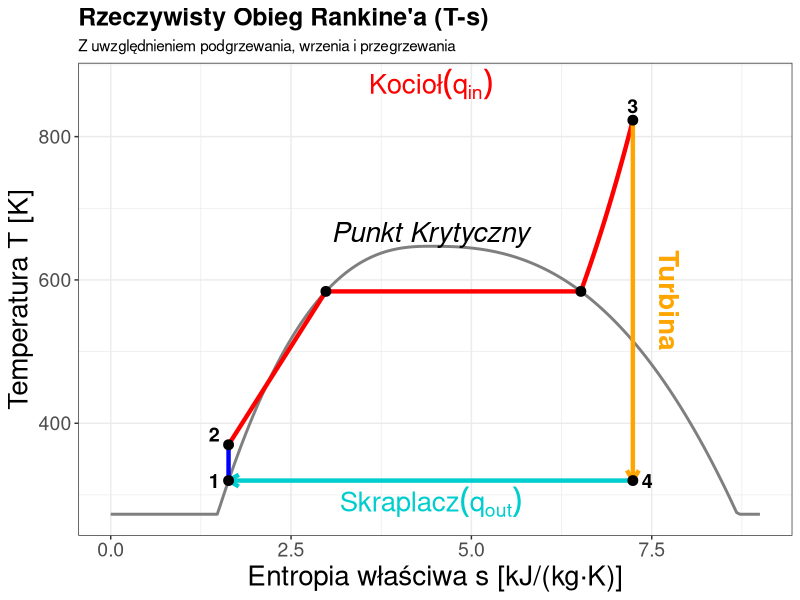
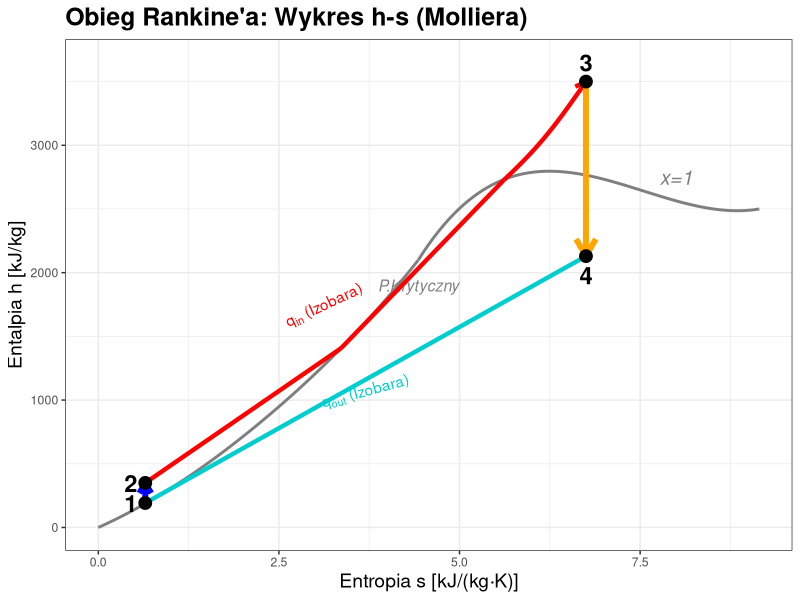
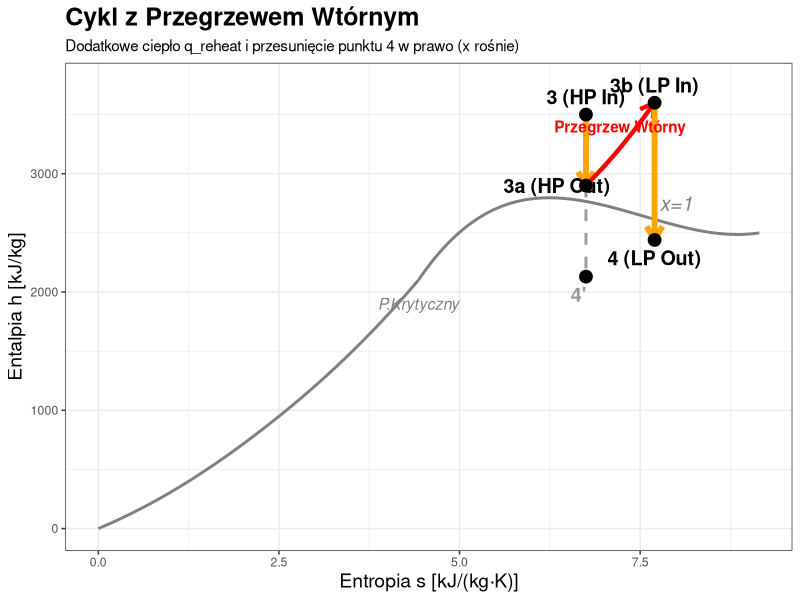

Generate these figures, in order, with R:
## ---- chunk 1
#| label: rankine-ts
#| echo: false
#| fig-width: 10
#| fig-height: 6
#| warning: false
#| message: false

library(ggplot2)

# --- 1. DOME CONSTRUCTION (Krzywa nasycenia) ---
# Uproszczona parametryzacja dzwonu nasycenia dla wody
s_crit <- 4.43 # Entropia krytyczna (przybliżona)
T_crit <- 647  # Temperatura krytyczna [K]

# Lewa gałąź (Ciecz)
s_liq <- seq(0, s_crit, length.out=100)
# Funkcja przybliżająca: T = T_crit - a*(s_crit - s)^2
T_liq <- T_crit - 25 * (s_crit - s_liq)^2.5
# Korekta dla niskich entropii (żeby nie spadało za nisko)
T_liq <- pmax(T_liq, 273)

# Prawa gałąź (Para)
s_vap <- seq(s_crit, 9, length.out=100)
# Funkcja przybliżająca prawą stronę
T_vap <- T_crit - 10 * (s_vap - s_crit)^2.5
T_vap <- pmax(T_vap, 273)

dome <- data.frame(
  s = c(s_liq, s_vap),
  T = c(T_liq, T_vap),
  type = c(rep("liq", 100), rep("vap", 100))
)
# Filtrowanie zerowych temperatur (błędy aproksymacji)
dome <- dome[dome$T > 270, ]


# --- 2. CYCLE POINTS (Obieg C-R) ---
# Założenia:
p_cond <- 0.1 # bar (T_sat ~ 320 K)
p_boiler <- 100 # bar (T_sat ~ 584 K)

# Punkt 1: Wlot do pompy (Ciecz nasycona pod ciśnieniem skraplacza)
# Znajdujemy s na lewej gałęzi dla T=320
T1 <- 320
s1 <- approx(dome$T[dome$type=="liq"], dome$s[dome$type=="liq"], xout=T1)$y
# Punkt 2: Wylot z pompy (Sprężanie izentropowe) -> s2 = s1
s2 <- s1
# T2 nieco wyższa (zaniedbywalnie mało dla wody, ale na wykresie pokażemy przesadzone)
T2 <- T1 + 50

# Punkt 2': Ciecz nasycona pod ciśnieniem kotła (Początek wrzenia)
T_sat_boiler <- 584 # K (ok. 311 C dla 100 bar)
s2_prim <- approx(dome$T[dome$type=="liq"], dome$s[dome$type=="liq"], xout=T_sat_boiler)$y

# Punkt 3'': Para nasycona sucha (Koniec wrzenia)
s3_dub_prim <- approx(dome$T[dome$type=="vap"], dome$s[dome$type=="vap"], xout=T_sat_boiler)$y

# Punkt 3: Przegrzewacz (Wylot z kotła)
T3 <- 823 # K (550 C)
# Izoabara w przegrzewaczu: przybliżenie s3
# cp * ln(T3/T_sat) = s3 - s3''
# s3 = s3'' + cp_vapor * ln(T3/T_sat)
s3 <- s3_dub_prim + 2.1 * log(T3/T_sat_boiler) 

# Punkt 4: Wylot z turbiny (Ekspansja izentropowa) -> s4 = s3 (Idealna)
# Jeśli s4 < s_vap(T1), to mamy parę mokrą
s4 <- s3
T4 <- T1 # Skraplacz jest izobarą i izotermą (w obszarze pary mokrej)

# --- 3. PROCESY (GENEROWANIE LINII) ---

# 1-2: Pompa (Pionowo)
df_12 <- data.frame(s=c(s1, s2), T=c(T1, T2))

# 2-2': Podgrzewanie wody (Wzdłuż krzywej nasycenia, ale nieco w lewo - izobara cieczy)
# Dla uproszczenia rysujemy prostą, bo lewa gałąź jest stroma
df_22p <- data.frame(s=c(s2, s2_prim), T=c(T2, T_sat_boiler))

# 2'-3'': Wrzenie (Poziomo)
df_2p3dp <- data.frame(s=c(s2_prim, s3_dub_prim), T=c(T_sat_boiler, T_sat_boiler))

# 3''-3: Przegrzew (Krzywa logarytmiczna w górę)
temps_sup <- seq(T_sat_boiler, T3, length.out=20)
s_sup <- s3_dub_prim + 2.1 * log(temps_sup/T_sat_boiler)
df_3dp3 <- data.frame(s=s_sup, T=temps_sup)

# 3-4: Turbina (Pionowo w dół)
df_34 <- data.frame(s=c(s3, s4), T=c(T3, T4))

# 4-1: Skraplacz (Poziomo w lewo)
df_41 <- data.frame(s=c(s4, s1), T=c(T4, T1))

# --- 4. WYKRES ---
ggplot() +
  # Krzywa nasycenia (Dzwon)
  geom_line(data=dome, aes(x=s, y=T), color="gray50", size=1, linetype="solid") +
  annotate("text", x=s_crit, y=T_crit+20, label="Punkt Krytyczny", size=7, fontface="italic") +
  
  # Linie Obiegu
  geom_path(data=df_12, aes(x=s, y=T), color="blue", size=1.5) + # Pompa
  geom_path(data=df_22p, aes(x=s, y=T), color="red", size=1.5) + # Podgrzewanie
  geom_path(data=df_2p3dp, aes(x=s, y=T), color="red", size=1.5) + # Wrzenie
  geom_path(data=df_3dp3, aes(x=s, y=T), color="red", size=1.5) + # Przegrzew
  geom_path(data=df_34, aes(x=s, y=T), color="orange", size=1.5, arrow=arrow(length=unit(0.3,"cm"), ends="last")) + # Turbina
  geom_path(data=df_41, aes(x=s, y=T), color="cyan3", size=1.5, arrow=arrow(length=unit(0.3,"cm"), ends="last")) + # Skraplacz
  
  # Punkty węzłowe
  annotate("point", x=c(s1, s2, s2_prim, s3_dub_prim, s3, s4), 
           y=c(T1, T2, T_sat_boiler, T_sat_boiler, T3, T4), size=3) +
  
  # Opisy punktów
  annotate("text", x=s1-0.2, y=T1, label="1", size=5, fontface="bold") +
  annotate("text", x=s2-0.2, y=T2+15, label="2", size=5, fontface="bold") +
  annotate("text", x=s3, y=T3+20, label="3", size=5, fontface="bold") +
  annotate("text", x=s4+0.2, y=T4, label="4", size=5, fontface="bold") +
  
  # Opisy Procesów
  annotate("text", x=(s2+s3)/2, y=T3+50, label="Kocioł (q['in'])", color="red", size=7, fontface="bold", parse=TRUE) +
  annotate("text", x=s3+0.5, y=(T3+T4)/2, label="Turbina", color="orange", size=7, fontface="bold", angle=-90) +
  annotate("text", x=(s1+s4)/2, y=T1-30, label="Skraplacz (q['out'])", color="cyan3", size=7, fontface="bold", parse=TRUE) +
  
  theme_bw() + 
  labs(title="Rzeczywisty Obieg Rankine'a (T-s)", 
       subtitle="Z uwzględnieniem podgrzewania, wrzenia i przegrzewania",
       x="Entropia właściwa s [kJ/(kg·K)]", 
       y="Temperatura T [K]") +
  theme(plot.title = element_text(size=18, face="bold"),
        axis.title = element_text(size=20), axis.text = element_text(size=14))
## ---- chunk 2
#| label: rankine-hs
#| echo: false
#| fig-width: 10
#| fig-height: 6
#| warning: false
#| message: false

library(ggplot2)

# --- 1. DOME (REALISTIC) ---
s_liq_real <- c(0.0, 1.3, 2.3, 3.25, 4.43)
h_liq_real <- c(0, 419, 852, 1344, 2100)
spline_liq <- spline(s_liq_real, h_liq_real, n=100)

s_vap_real <- c(4.43, 5.7, 6.4, 7.35, 9.15)
h_vap_real <- c(2100, 2749, 2793, 2676, 2500)
spline_vap <- spline(s_vap_real, h_vap_real, n=100)

dome_liq_df <- data.frame(s=spline_liq$x, h=spline_liq$y)
dome_vap_df <- data.frame(s=spline_vap$x, h=spline_vap$y)

# --- 2. POINTS & PROCESSES (VISUAL TWEAKS) ---

# P1 (Condenser out): s=0.65, h=192
p1 <- data.frame(s=0.65, h=192)

# P2 (Pump out): REALITY: dh ~ 10. VISUAL: dh ~ 150 to make it visible
# Vertical compression
p2 <- data.frame(s=0.65, h=350) 

# P2' (Boiler bubbles): On Liquid Line. 
# Visual shift: 100 bar is slightly left/up of sat line, but ends at sat line.
# Let's say it hits saturation at T_sat ~ 311C (s ~ 3.36, h ~ 1407)
p2p <- data.frame(s=3.36, h=1407)

# P3'' (Boiler dry steam): On Vapor Line. T_sat ~ 311C (s ~ 5.61, h ~ 2725)
p3pp <- data.frame(s=5.61, h=2725)

# P3 (Superheated): s=6.75, h=3500
p3 <- data.frame(s=6.75, h=3500)

# P4 (Turbine Out): s=6.75, h=2130 (approx)
p4 <- data.frame(s=6.75, h=2130)

# --- 3. CURVED PROCESS LINES ---

# 1-2 (Pump): Straight Vertical
df_12 <- rbind(p1, p2)

# 2-2' (Water Heating): Isobar moves parallel-ish to liquid line
# Generate slight curve connecting P2 to P2'
# Simple interpolation
s_heat <- seq(p2$s, p2p$s, length.out=20)
# Linear h might look too straight. Let's curve it slightly up (concave up like liquid line)
# Using a power function relative to liquid line?
# Simple approach: Linear interp + slight offset or just straight is fine for liquid.
# Liquid isobar IS very close to straight on h-s visually.
df_22p <- data.frame(s=s_heat, h=seq(p2$h, p2p$h, length.out=20))

# 2'-3'' (Evaporation): Straight Line (T=const -> Slope=const)
df_2p3pp <- rbind(p2p, p3pp)

# 3''-3 (Superheat): CURVED UP
# Isobar slope T increases. So it's convex.
# Fit a quadratic or spline between 3'' and 3
s_sup <- seq(p3pp$s, p3$s, length.out=30)
# h(s) approx quadratic
# We know slope at 3'' is T_sat (~584 K). Slope at 3 is T_sup (~823 K).
# Let's just do a spline that looks nice visually (bending up)
# Add a control point in middle
mid_s <- (p3pp$s + p3$s)/2
mid_h <- (p3pp$h + p3$h)/2 - 100 # LOWER the mid point to make it "sag" up? No, convex means bending UP (slope increases).
# Wait, h-s slope is positive. Increasing slope means it gets STEEPER.
# So it should look like a "bowl" opening up (u-shape left side).
# h roughly grows with T.
# Let's use simple x^2 curve.
# h = a*s^2 + b*s + c
fit <- lm(h ~ poly(s, 2), data=rbind(p3pp, p3, data.frame(s=mid_s, h=mid_h+150))) # Push mid point down to make it start flat and go steep?
# Actually, slope at 3'' (584K) is smaller than at 3 (823K). So it gets steeper.
# The curve should be concave UP (`U` shape).
# So mid point should initially be LOWER than the straight line? No.
# If I draw a line from A to B. If curve is U-shaped, the curve is BELOW the line.
# Yes. So intermediate h should be < linear interp.
h_linear <- approx(c(p3pp$s, p3$s), c(p3pp$h, p3$h), xout=s_sup)$y
h_sup <- h_linear - 50 * sin(pi * seq(0,1,length.out=30)) # Sag below the line
df_3pp3 <- data.frame(s=s_sup, h=h_sup)

# 3-4 (Turbine): Straight Vertical
df_34 <- rbind(p3, p4)

# 4-1 (Condenser): Straight Line (T=const=low)
# Note: P4 is at s=6.75, h=2130. P1 is at s=0.65, h=192.
# Slope = (2130-192)/(6.75-0.65) = 1938/6.1 = 317 K (44 C). matches T_cond perfectly.
df_41 <- rbind(p4, p1)

ggplot() +
  # Dome
  geom_line(data=dome_liq_df, aes(x=s, y=h), color="gray50", size=1) +
  geom_line(data=dome_vap_df, aes(x=s, y=h), color="gray50", size=1) +
  annotate("text", x=8.0, y=2750, label="x=1", size=5, fontface="italic", color="gray50") +
  annotate("text", x=4.43, y=1900, label="P.Krytyczny", size=4, fontface="italic", color="gray50") + # Adjusted label pos
  
  # 1-2 Pump
  geom_path(data=df_12, aes(x=s, y=h), color="blue", size=2, arrow=arrow(length=unit(0.3,"cm"), ends="last")) +
  
  # 2-3 Boiler (Heating + Evap + Superheat)
  geom_path(data=df_22p, aes(x=s, y=h), color="red", size=1.5) +
  geom_path(data=df_2p3pp, aes(x=s, y=h), color="red", size=1.5) +
  geom_path(data=df_3pp3, aes(x=s, y=h), color="red", size=1.5, arrow=arrow(length=unit(0.3,"cm"), ends="last")) +
  
  # 3-4 Turbine
  geom_path(data=df_34, aes(x=s, y=h), color="orange", size=2, arrow=arrow(length=unit(0.5,"cm"), ends="last")) +
  
  # 4-1 Condenser
  geom_path(data=df_41, aes(x=s, y=h), color="cyan3", size=1.5) + # Arrow at end usually overlaps with 1
  
  # Points
  annotate("point", x=c(p1$s, p2$s, p3$s, p4$s), 
           y=c(p1$h, p2$h, p3$h, p4$h), size=4) +
  
  # Labels
  annotate("text", x=p1$s-0.2, y=p1$h, label="1", size=6, fontface="bold") +
  annotate("text", x=p2$s-0.2, y=p2$h, label="2", size=6, fontface="bold") +
  annotate("text", x=p3$s, y=p3$h+150, label="3", size=6, fontface="bold") +
  annotate("text", x=p4$s, y=p4$h-150, label="4", size=6, fontface="bold") +
  
  # process labels
  annotate("text", x=(p2$s+p3pp$s)/2, y=(p2$h+p3pp$h)/2 + 200, label="'q'['in']~'(Izobara)'", color="red", angle=25, parse=TRUE) +
  annotate("text", x=(p4$s+p1$s)/2, y=(p4$h+p1$h)/2 - 100, label="'q'['out']~'(Izobara)'", color="cyan3", angle=15, parse=TRUE) +

  labs(title="Obieg Rankine'a: Wykres h-s (Molliera)",
       # subtitle="Wyraźnie widoczna praca pompy (przeskalowana) i krzywizny izobar",
       x="Entropia s [kJ/(kg·K)]", y="Entalpia h [kJ/kg]") +
  theme_bw() +
  theme(plot.title = element_text(size=18, face="bold"),
        axis.title = element_text(size=14))
## ---- chunk 3
#| label: reheat-hs
#| echo: false
#| fig-width: 10
#| fig-height: 6
#| warning: false
#| message: false

library(ggplot2)

# --- 1. DOME (SAME AS BEFORE) ---
s_liq_real <- c(0.0, 1.3, 2.3, 3.25, 4.43)
h_liq_real <- c(0, 419, 852, 1344, 2100)
spline_liq <- spline(s_liq_real, h_liq_real, n=100)

s_vap_real <- c(4.43, 5.7, 6.4, 7.35, 9.15)
h_vap_real <- c(2100, 2749, 2793, 2676, 2500)
spline_vap <- spline(s_vap_real, h_vap_real, n=100)

dome_liq_df <- data.frame(s=spline_liq$x, h=spline_liq$y)
dome_vap_df <- data.frame(s=spline_vap$x, h=spline_vap$y)

# --- 2. REHEAT POINTS ---

# P3 (HP Inlet): 100 bar, 550C -> s=6.75, h=3500
p3 <- data.frame(s=6.75, h=3500)

# P3a (HP Outlet): 20 bar. Isentropic s=6.75.
# At 20 bar, s_sat_vap ~ 6.34, so it is still superheated or close.
# Let's say h ~ 2900 (just approximate for visual)
p3a <- data.frame(s=6.75, h=2900)

# P3b (LP Inlet / Reheat): 20 bar, reheated to 550C.
# Pressure is lower than P3, so entropy is higher for same T.
# s ~ 7.7, h ~ 3600 (approx)
p3b <- data.frame(s=7.7, h=3600)

# P4 (LP Outlet): 0.1 bar. Isentropic from P3b. s=7.7.
# s_liq=0.65, s_vap=8.15. x = (7.7-0.65)/7.5 = 0.94 (Very dry!)
# h = 192 + 0.94*2392 ~ 2440
p4 <- data.frame(s=7.7, h=2440)

# P4_old (No Reheat): Continued expansion from 3.
# s=6.75. We calculated h=2130 (x=0.81).
p4_old <- data.frame(s=6.75, h=2130)


# --- 3. PROCESS LINES ---
df_3_3a <- rbind(p3, p3a)   # HP Turbine
df_3a_3b <- rbind(p3a, p3b) # Reheat (Isobar 20 bar) - simplified as straight/curved
# Reheat isobar starts superheated or dry, goes to more superheated. Curve convex up.
s_rh <- seq(p3a$s, p3b$s, length.out=20)
h_rh_lin <- approx(c(p3a$s, p3b$s), c(p3a$h, p3b$h), xout=s_rh)$y
h_rh <- h_rh_lin - 30 * sin(pi * seq(0,1,length.out=20)) # Convex curve
df_3a_3b <- data.frame(s=s_rh, h=h_rh)

df_3b_4 <- rbind(p3b, p4)   # LP Turbine

# Comparison line (No Reheat)
df_no_rh <- rbind(p3a, p4_old)

ggplot() +
  # Dome
  geom_line(data=dome_liq_df, aes(x=s, y=h), color="gray50", size=1) +
  geom_line(data=dome_vap_df, aes(x=s, y=h), color="gray50", size=1) +
  annotate("text", x=8.0, y=2750, label="x=1", size=5, fontface="italic", color="gray50") +
  annotate("text", x=4.43, y=1900, label="P.Krytyczny", size=4, fontface="italic", color="gray50") +
  
  # HP Turbine
  geom_path(data=df_3_3a, aes(x=s, y=h), color="orange", size=2, arrow=arrow(length=unit(0.4,"cm"), ends="last")) +
  
  # Reheat
  geom_path(data=df_3a_3b, aes(x=s, y=h), color="red", size=1.5, arrow=arrow(length=unit(0.4,"cm"), ends="last")) +
  
  # LP Turbine
  geom_path(data=df_3b_4, aes(x=s, y=h), color="orange", size=2, arrow=arrow(length=unit(0.4,"cm"), ends="last")) +
  
  # No Reheat (Comparison)
  geom_path(data=df_no_rh, aes(x=s, y=h), color="gray60", size=1, linetype="dashed") +
  
  # Labels
  annotate("point", x=c(p3$s, p3a$s, p3b$s, p4$s, p4_old$s), 
           y=c(p3$h, p3a$h, p3b$h, p4$h, p4_old$h), size=4) +
  
  annotate("text", x=p3$s, y=p3$h+150, label="3 (HP In)", size=5, fontface="bold") +
  annotate("text", x=p3a$s-0.4, y=p3a$h, label="3a (HP Out)", size=5, fontface="bold") +
  annotate("text", x=p3b$s, y=p3b$h+150, label="3b (LP In)", size=5, fontface="bold") +
  annotate("text", x=p4$s, y=p4$h-150, label="4 (LP Out)", size=5, fontface="bold") +
  annotate("text", x=p4_old$s-0.1, y=p4_old$h-150, label="4'", size=5, fontface="bold", color="gray60") +
  
  annotate("text", x=(p3a$s+p3b$s)/2, y=p3b$h-200, label="Przegrzew Wtórny", color="red", fontface="bold") +

  labs(title="Cykl z Przegrzewem Wtórnym",
       subtitle="Dodatkowe ciepło q_reheat i przesunięcie punktu 4 w prawo (x rośnie)",
       x="Entropia s [kJ/(kg·K)]", y="Entalpia h [kJ/kg]") +
  theme_bw() +
  theme(plot.title = element_text(size=18, face="bold"),
        axis.title = element_text(size=14))
